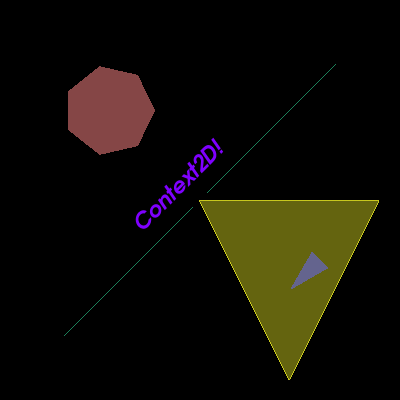

Recreate this plot in Python.
#!/usr/bin/env python

# Demonstrate vtkPythonItem for custom 2D drawing with Context2D API.

import vtkmodules.vtkInteractionStyle  # noqa: F401
import vtkmodules.vtkRenderingContextOpenGL2  # noqa: F401
import vtkmodules.vtkRenderingFreeType  # noqa: F401
import vtkmodules.vtkRenderingOpenGL2  # noqa: F401

from vtkmodules.vtkCommonCore import vtkPoints, vtkUnsignedCharArray
from vtkmodules.vtkCommonDataModel import (
    vtkCellArray,
    vtkPolyData,
    vtkRectd,
    vtkRecti,
)
from vtkmodules.vtkChartsCore import vtkAxis, vtkInteractiveArea
from vtkmodules.vtkPythonContext2D import vtkPythonItem
from vtkmodules.vtkRenderingContext2D import vtkContextActor, vtkMarkerUtilities
from vtkmodules.vtkRenderingCore import (
    VTK_SCALAR_MODE_USE_CELL_DATA,
    vtkRenderWindow,
    vtkRenderWindowInteractor,
    vtkRenderer,
    vtkTextProperty,
)

# Build polydata with a single colored line
pts = vtkPoints()
pts.InsertNextPoint([0.1, 0.1, 0.0])
pts.InsertNextPoint([0.9, 0.9, 0.0])

lines = vtkCellArray()
lines.InsertNextCell(2)
lines.InsertCellPoint(0)
lines.InsertCellPoint(1)

colors = vtkUnsignedCharArray()
colors.SetNumberOfComponents(4)
colors.InsertNextTypedTuple([27, 128, 89, 255])

polydata = vtkPolyData()
polydata.SetPoints(pts)
polydata.SetLines(lines)
polydata.GetCellData().SetScalars(colors)


# Custom Python item for 2D drawing
class CustomPythonItem:
    def __init__(self, pd):
        self.polydata = pd

    def Initialize(self, vtk_self):
        return True

    def Paint(self, vtk_self, context_2d):
        # Draw the polydata line
        context_2d.DrawPolyData(
            0.0, 0.0, self.polydata,
            self.polydata.GetCellData().GetScalars(),
            VTK_SCALAR_MODE_USE_CELL_DATA,
        )

        pen = context_2d.GetPen()
        pen_color = [0, 0, 0]
        pen.GetColor(pen_color)
        pen_width = pen.GetWidth()

        brush = context_2d.GetBrush()
        brush_color = [0, 0, 0, 0]
        brush.GetColor(brush_color)

        # Blue wedge
        pen.SetColor([0, 0, 255])
        brush.SetColor([0, 0, 255])
        context_2d.DrawWedge(0.75, 0.25, 0.125, 0.005, 30.0, 60.0)

        # Black circle markers
        pen.SetWidth(20.0)
        pen.SetColor([0, 0, 0])
        brush.SetColor([0, 0, 0])
        context_2d.DrawMarkers(
            vtkMarkerUtilities.CIRCLE, False,
            [0.1, 0.1, 0.5, 0.5, 0.9, 0.9], 3,
        )
        pen.SetWidth(1.0)

        # Rotated text
        text_prop = vtkTextProperty()
        text_prop.BoldOn()
        text_prop.ItalicOn()
        text_prop.SetFontSize(22)
        text_prop.SetColor(0.5, 0.0, 1.0)
        text_prop.SetOrientation(45)
        context_2d.ApplyTextProp(text_prop)
        context_2d.DrawString(0.35, 0.4, "Context2D!")

        # Yellow semi-transparent polygon
        pen.SetColor([200, 200, 30])
        brush.SetColor([200, 200, 30])
        brush.SetOpacity(128)
        context_2d.DrawPolygon([0.5, 0.5, 0.75, 0.0, 1.0, 0.5], 3)

        # Brown filled arc
        pen.SetColor([133, 70, 70])
        brush.SetColor([133, 70, 70])
        brush.SetOpacity(255)
        context_2d.DrawArc(0.25, 0.75, 0.125, 0.0, 360.0)

        # Restore pen and brush state
        pen.SetWidth(pen_width)
        pen.SetColor(pen_color)
        brush.SetColor(brush_color[:3])
        brush.SetOpacity(brush_color[3])

        return True


# Set up the interactive area with axes hidden
width = 400
height = 400

area = vtkInteractiveArea()

draw_area_bounds = vtkRectd(0.0, 0.0, 1.0, 1.0)

vp = [0.05, 0.95, 0.05, 0.95]
screen_geometry = vtkRecti(
    int(vp[0] * width),
    int(vp[2] * height),
    int((vp[1] - vp[0]) * width),
    int((vp[3] - vp[2]) * height),
)

item = vtkPythonItem()
item.SetPythonObject(CustomPythonItem(polydata))
item.SetVisible(True)
area.GetDrawAreaItem().AddItem(item)

area.SetDrawAreaBounds(draw_area_bounds)
area.SetGeometry(screen_geometry)
area.SetFillViewport(False)
area.SetShowGrid(False)

# Hide all axes
ax_left = area.GetAxis(vtkAxis.LEFT)
ax_left.SetVisible(False)
ax_left.SetMargins(0, 0)
ax_right = area.GetAxis(vtkAxis.RIGHT)
ax_right.SetVisible(False)
ax_right.SetMargins(0, 0)
ax_bottom = area.GetAxis(vtkAxis.BOTTOM)
ax_bottom.SetVisible(False)
ax_bottom.SetMargins(0, 0)
ax_top = area.GetAxis(vtkAxis.TOP)
ax_top.SetVisible(False)
ax_top.SetMargins(0, 0)

# Use vtkContextActor
context_actor = vtkContextActor()
context_actor.GetScene().AddItem(area)

renderer = vtkRenderer()
context_actor.GetScene().SetRenderer(renderer)
renderer.AddActor(context_actor)

render_window = vtkRenderWindow()
render_window.SetSize(width, height)
render_window.AddRenderer(renderer)
render_window.SetWindowName("python item")

interactor = vtkRenderWindowInteractor()
interactor.SetRenderWindow(render_window)

interactor.Initialize()
interactor.Start()
